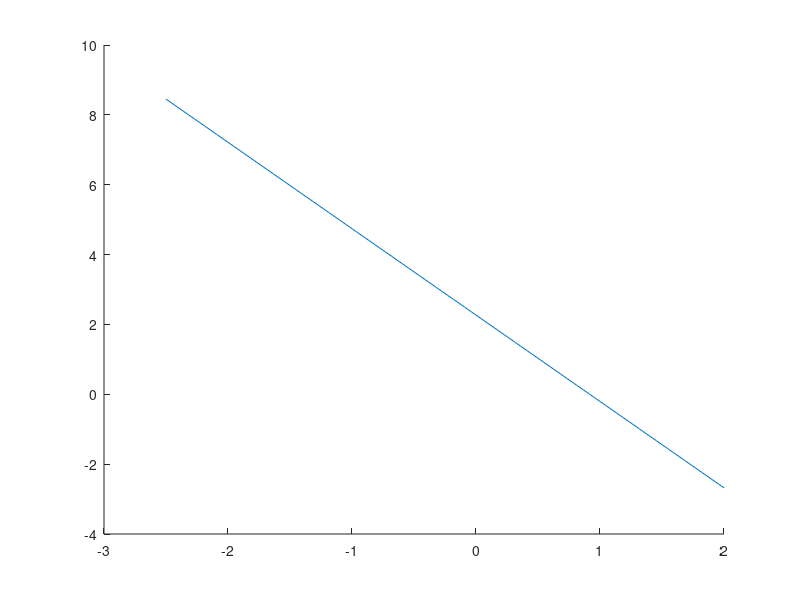
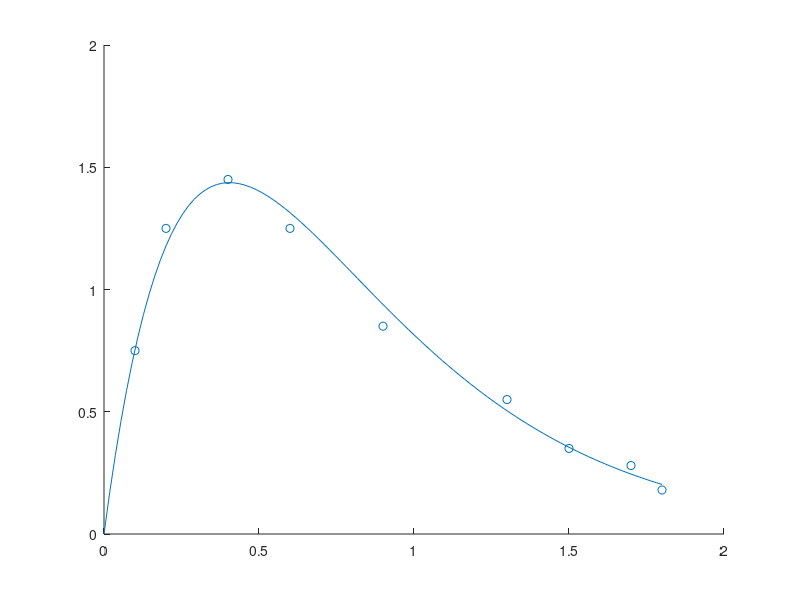

MATLAB code to generate these figures, in order:
x = [0.1,0.2,0.4,0.6,0.9,1.3,1.5,1.7,1.8];
y = [0.75,1.25,1.45,1.25,0.85,0.55,0.35,0.28,0.18];

clf;
% y = xalpha * e^(xbeta)
% ln(y/x) = ln(alpha) + xbeta
z = y./x;

hold on;
a = polyfit(x,log(z),1);
plot(linspace(-2.5,2),polyval(a,linspace(-2.5,2)))

beta = a(1);
alpha = exp(a(2));

figure;
scatter(x,y);
hold on;

f = @(x) x.*alpha.*exp(x.*beta);
plot(linspace(0,1.8), f(linspace(0,1.8)));